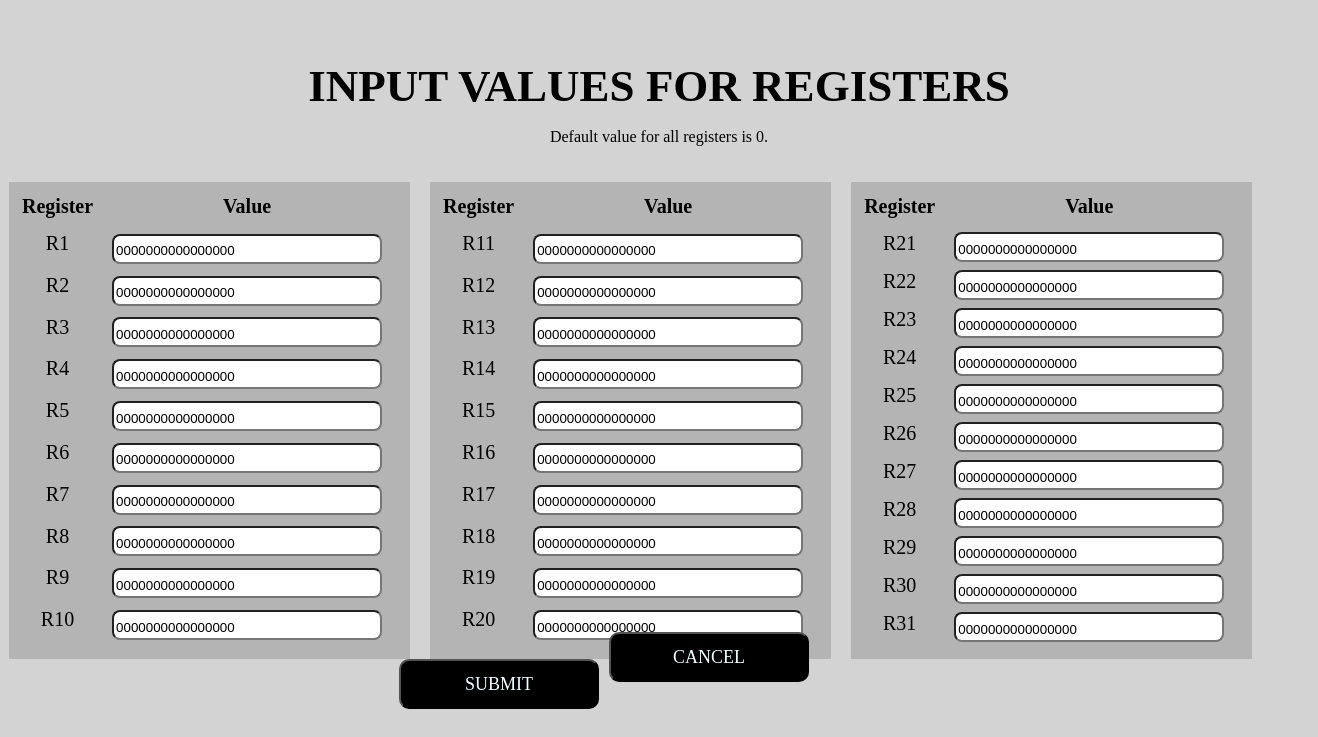
The app's page /inputRegisters/ with its own data.
### simulator/models.py (models this page shows, shortened)
class Register(models.Model):
    name = models.CharField(max_length=3)
    value = models.CharField(max_length=16)

### simulator/views.py (the view)
# urls.py: url(r'^inputRegisters/', views.inputReg, name = 'inputReg'),
def inputReg(request):
    request.session['goto'] = 0
    firsthalf_registers = Register.objects.all()[:10]
    secondhalf_registers = Register.objects.all()[10:20]
    thirdhalf_registers = Register.objects.all()[20:]
    context = {
        'first_registers' : firsthalf_registers,
        'second_registers' : secondhalf_registers,
        'third_registers' : thirdhalf_registers,
    }
    return render(request, 'simulator/inputRegisters.html', context)

### simulator/templates/simulator/inputRegisters.html (shortened to what this page needs)
{% load staticfiles %}
<link rel = "stylesheet" type = "text/css" href = "{% static 'simulator/inputRegStyle.css'%}"/>
<h1>INPUT VALUES FOR REGISTERS</h1>
<p>Default value for all registers is 0.</p>
<div id = "inputs">
    <form action="{% url 'registeredReg' %}" method="post">
		<table>
			<tr class = "tablehead">
				<th> Register </th>
				<th> Value </th>
			</tr>
			{% for register in first_registers %}
			<tr>
				<td class = "regs"> {{ register.name }} </td>
				<td class = "textField"><input type = "text" value="{{ register.value }}" name="{{ register.name }}" maxlength="16" minlength="16"></td>
			</tr>
			{% endfor %}
		</table>
		<table>
			<tr class = "tablehead">
				<th> Register </th>
				<th> Value </th>
			</tr>
			{% for register in second_registers %}
			<tr>
				<td class = "regs"> {{ register.name }} </td>
				<td class = "textField"><input type = "text" value="{{ register.value }}" name="{{ register.name }}"></td>
			</tr>
			{% endfor %}
		</table>
		<table>
			<tr class = "tablehead">
				<th> Register </th>
				<th> Value </th>
			</tr>
			{% for register in third_registers %}
			<tr>
				<td class = "regs"> {{ register.name }} </td>
				<td class = "textField"><input type = "text" value="{{ register.value }}" name="{{ register.name }}"></td>
			</tr>
			{% endfor %}
		</table>
		<button id="submitbutton">SUBMIT</button>
	</form>
	<button id = "cancelbutton" onclick = "location.href = '{% url 'home' %}'">CANCEL</button>
</div>

### simulator/static/simulator/inputRegStyle.css (style rules this page uses)
h1 { font-family: Century Gothic; font-size: 45px; text-align: center; margin-top: 60px; margin-bottom: 0px; }
button { background-color: black; color: azure; font-family:Century Gothic; font-size: 18px; border-radius: 10px; height: 50px; width: 200px; }
table { margin-top: 20px; margin-right: 20px; font-family:Century Gothic; font-size: 20px; padding: 10px; background-color: rgba(0, 0, 0, 0.15) }
td { padding-bottom: 5px; }
input[type=text] { width: 270px; height: 30px; border-radius: 8px; padding-top: 5px; }
.tablehead { height: 35px; vertical-align: top; }
.regs { text-align: center; vertical-align: top; }
.textField { text-align: center; width: 300px; }
#inputs, form { display: flex; flex-wrap: wrap; flex-direction: row; margin: auto; height: 480px; width: 1300px; }
#submitbutton { margin-left: 30%; margin-right: 10px; }
#cancelbutton { position: relative; left: 600px; bottom: 10px; }

### records on screen
Register: name "R1", value "0000000000000000"
Register: name "R2", value "0000000000000000"
Register: name "R3", value "0000000000000000"
Register: name "R4", value "0000000000000000"
Register: name "R5", value "0000000000000000"
Register: name "R6", value "0000000000000000"
Register: name "R7", value "0000000000000000"
Register: name "R8", value "0000000000000000"
Register: name "R9", value "0000000000000000"
Register: name "R10", value "0000000000000000"
Register: name "R11", value "0000000000000000"
Register: name "R12", value "0000000000000000"
Register: name "R13", value "0000000000000000"
Register: name "R14", value "0000000000000000"
Register: name "R15", value "0000000000000000"
Register: name "R16", value "0000000000000000"
Register: name "R17", value "0000000000000000"
Register: name "R18", value "0000000000000000"
Register: name "R19", value "0000000000000000"
Register: name "R20", value "0000000000000000"
Register: name "R21", value "0000000000000000"
Register: name "R22", value "0000000000000000"
Register: name "R23", value "0000000000000000"
Register: name "R24", value "0000000000000000"
Register: name "R25", value "0000000000000000"
Register: name "R26", value "0000000000000000"
Register: name "R27", value "0000000000000000"
Register: name "R28", value "0000000000000000"
Register: name "R29", value "0000000000000000"
Register: name "R30", value "0000000000000000"
Register: name "R31", value "0000000000000000"
